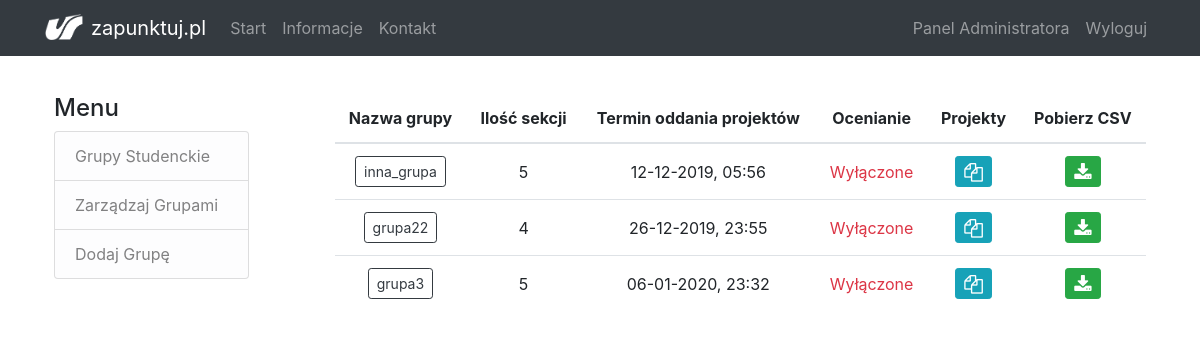
Page /panel (signed in) on the earlier database version.
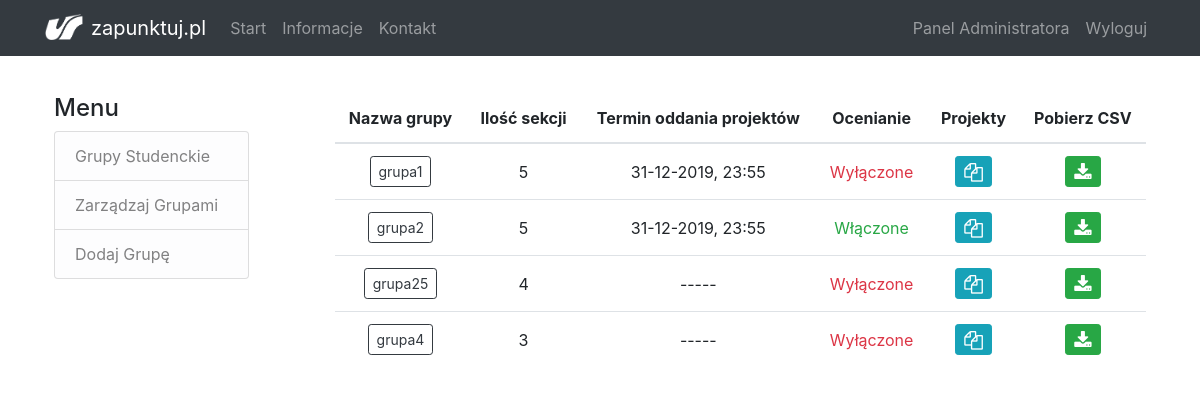
Same page on the later database version.
### flaskapp/models.py (models this page shows, shortened)
class Group(db.Model):
    id = db.Column(db.Integer, primary_key=True)
    name = db.Column(db.String(20), unique=True, nullable=False)
    is_section = db.Column(db.Boolean, nullable=False, default=False)
    users = db.relationship('User', backref='group', lazy=True, cascade="all, delete")
    upload_time = db.Column(db.DateTime)
    is_rating_enabled = db.Column(db.Boolean, default=False)
    points_per_user = db.Column(db.Integer, default=0)

### flaskapp/routes.py (the view)
@app.route('/panel', methods=['GET', 'POST'])
@login_required
def panel():
    if current_user.is_admin:
        groups = Group.query.filter_by(is_section=True)
    else:
        flash('Musisz mieć uprawnienia administratora, aby uzyskać dostęp do tej strony', 'warning')
        return redirect(url_for('home'))
    return render_template('admin/panel.html', title='Panel administracyjny', groups=groups)

### flaskapp/models.py (called while the page is built)
@login_manager.user_loader
def load_user(user_id):
    return User.query.get(int(user_id))

### flaskapp/templates/admin/panel.html
{% extends "admin/layout_admin.html" %}
{% block content %}
	<div>
        {% if groups %}
            <table class="table text-center align-middle">
                <thead>
                    <tr>
                        <th scope="col">Nazwa grupy</th>
                        <th scope="col">Ilość sekcji</th>
                        <th>Termin oddania projektów</th>
                        <th>Ocenianie</th>
                        <th>Projekty</th>
                        <th>Pobierz CSV</th>
                    </tr>
                </thead>
            <tbody>
                {% for group in groups %}
                    <tr>
                        <td> <a href="{{ url_for('sections', group_id=group.id) }}"> <button type="button" class="btn btn-sm btn-outline-dark"> {{ group.name }} </button> </a> </td>
                        <td> {{ group.users.__len__() }} </td>
                        <td>{% if group.upload_time %}
                                {{ group.upload_time.strftime('%d-%m-%Y, %H:%M') }}
                            {% else %}
                                -----
                            {% endif %}
                        </td>
                        <td>
                            {% if group.is_rating_enabled %}
                                <span class="text-success"> Włączone </span>
                            {% else %}
                                <span class="text-danger"> Wyłączone </span>
                            {% endif %}
                        </td>
                        <td> <a href="{{ url_for('projects', group_id=group.id) }}">
                            <button type="button" class="btn btn-sm btn-info">
                                <i class="fa fa-copy fa-lg"></i>
                            </button> </a>
                        </td>
                        <td> <a href="{{ url_for('generate_csv', group_name=group.name) }}">
                            <button type="button" class="btn btn-sm btn-success" title="Pobierz plik CSV z kluczami dostępu dla grup projektowych">
                                <i class="fa fa-download fa-lg"></i>
                            </button> </a>
                        </td>
                    </tr>
                {% endfor %}
            </tbody>
            </table>
        {% else %}
            <div class="panel panel-default">
				<div class="panel-heading">Aktualnie w bazie nie ma żadnych grup. Kliknij <a href="{{ url_for('create_group') }}">tutaj</a>, aby utworzyć nową grupę.</div>
			</div>
        {% endif %}
	</div>
{% endblock content %}

### flaskapp/templates/admin/layout_admin.html
{% extends "layout.html" %}
{% block body %}
<div class="row">
	<div class="col-md-3">
		<div class="body-section mr-5 pr-2">
			<h4>Menu</h4>
				<ul class="list-group">
					<a href="{{ url_for('panel') }}" class="list-group-item list-group-item-light list-group-item-action">Grupy Studenckie</a>
                    <a href="{{ url_for('manage_groups') }}" class="list-group-item list-group-item-light list-group-item-action">Zarządzaj Grupami</a>
					<a href="{{ url_for('create_group') }}" class="list-group-item list-group-item-light list-group-item-action">Dodaj Grupę</a>
				</ul>
		</div>
	</div>
	<div class="col-md-9">
		{% block content %}{% endblock %}
	</div>
</div>
{% endblock body %}

### flaskapp/templates/layout.html (shortened to what this page needs)
<!DOCTYPE html>
<html>
<head>
    <link rel="stylesheet" href="https://stackpath.bootstrapcdn.com/bootstrap/4.3.1/css/bootstrap.min.css">
	<link rel="stylesheet" type="text/css" href="{{url_for('static', filename='main.css')}}">
    <link rel="stylesheet" href="https://cdnjs.cloudflare.com/ajax/libs/font-awesome/4.7.0/css/font-awesome.min.css">
</head>
<body>
	<header>
		<nav class="navbar navbar-dark bg-dark navbar-expand-md fixed-top">
			<div class="container">
				<a class="navbar-brand" href="#"><img src="{{url_for('static', filename='logo.png')}}" width="38" height="26" class="d-inline-block align-text-bottom mr-2">zapunktuj.pl
				</a>
				<div id="mainmenu" class="collapse navbar-collapse">
					<ul class="navbar-nav mr-auto">
						<li class="nav-item">
							<a class="nav-link" href="{{ url_for('home') }}">Start</a>
						</li>
						<li class="nav-item">
							<a class="nav-link" href="{{ url_for('about') }}">Informacje</a>
						</li>
						<li class="nav-item">
							<a class="nav-link" href="#">Kontakt</a>
						</li>
					</ul>
					<ul class="navbar-nav">
					{% if current_user.is_authenticated %}
						{% if current_user.is_admin %}
							<li class="nav-item">
								<a class="nav-item nav-link" href="{{ url_for('panel') }}">Panel Administratora</a>
							</li>
						{% elif current_user.group.is_section %}
							<li class="nav-item">
								<a class="nav-item nav-link" href="{{ url_for('project') }}">Projekt</a>
							</li>
                        {% else %}
							<li class="nav-item">
								<a class="nav-item nav-link" href="{{ url_for('rating') }}">Ocenianie</a>
							</li>
						{% endif %}
						<li class="nav-item">
							<a class="nav-item nav-link" href="{{ url_for('logout') }}">Wyloguj</a>
						</li>
					{% else %}
						<li class="nav-item">
							<a class="nav-item nav-link" href="{{ url_for('login') }}">Zaloguj</a>
						</li>
					{% endif %}
					</ul>
				</div>
			</div>
		</nav>
	</header>
	<div class="container p-4">
		<div class="row">
			<div class="col-12">
			{% block body %}{% endblock %}
			</div>
		</div>
	</div>
</body>
</html>

### flaskapp/static/main.css (style rules this page uses)
body { padding-top: 70px; }
.table > tbody > tr > td { vertical-align: middle; }
.table th { border: none; }

Differences in the rows shown:
no longer on this page (row edited): Group: name "grupa22", users.__len__ "4", upload_time "26-12-2019, 23:55", is_rating_enabled "Wyłączone"
no longer on this page (row edited): Group: name "grupa3", users.__len__ "5", upload_time "06-01-2020, 23:32", is_rating_enabled "Wyłączone"
changed Group: name "inna_grupa" → "grupa1"; upload_time "12-12-2019, 05:56" → "31-12-2019, 23:55"
added Group: name "grupa2", users.__len__ "5", upload_time "31-12-2019, 23:55", is_rating_enabled "Włączone"
added Group: name "grupa25", users.__len__ "4", is_rating_enabled "Wyłączone"
added Group: name "grupa4", users.__len__ "3", is_rating_enabled "Wyłączone"
